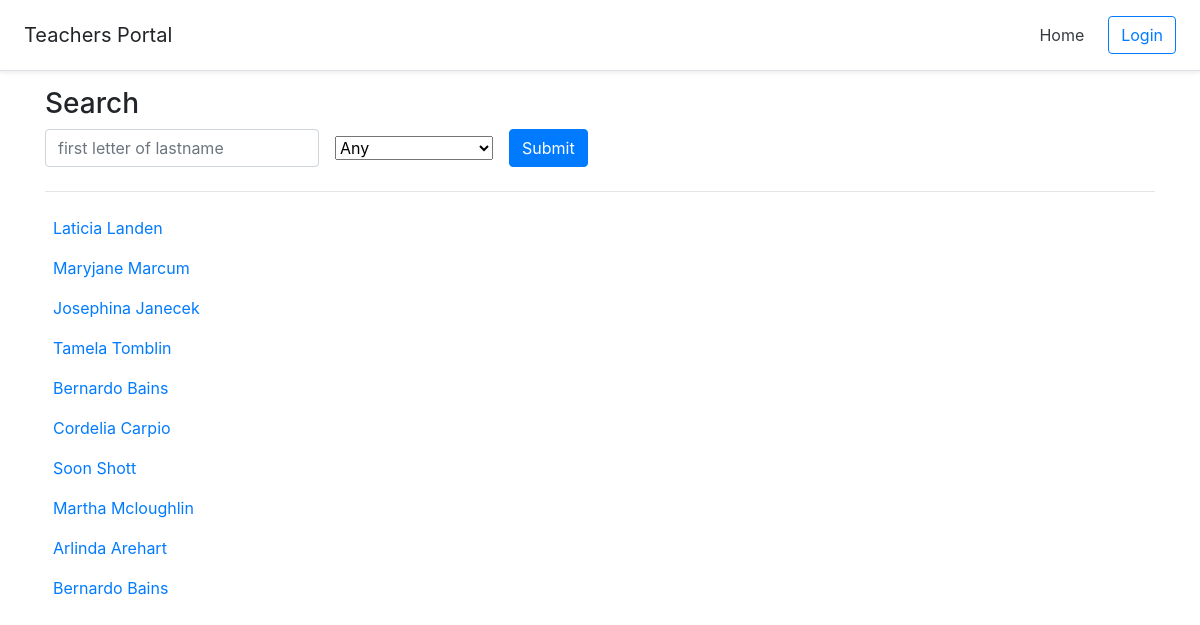
The page / on the database its author committed.
### teacher/models.py (models this page shows, shortened)
class Teacher(models.Model):
    first_name = models.CharField(default='', max_length=250)
    last_name = models.CharField(default='', max_length=250)
    profile_picture = models.ImageField(upload_to="dp/", default='dp/None/no-img.png')
    email_address = models.EmailField(max_length=254, unique=True)
    phone_regex = RegexValidator(regex=r'^\+?1?\d{9,15}$',
        message="Phone number must be entered in the format: '+999-999-999-999'. Up to 15 digits allowed.")
    phone_number = models.CharField(validators=[phone_regex], max_length=17, blank=True)
    room_number = models.CharField(default='', max_length=250)

### teacher/views/teacher_views.py (the view)
# urls.py: path('', view.teacher_list, name="teacherlist"),
def teacher_list(request):
    subjects = Subject.objects.all()
    teachers = Teacher.objects.all()
    if request.method == 'GET':
        first_letter = request.GET.get('fletter')
        subject = request.GET.get('subject')
        if first_letter or subject:
            if first_letter:
                teachers = teachers.filter(last_name__istartswith=first_letter[0])
            elif subject:
                teachers = teachers.select_related()
                teachers = teachers.filter(subject_taught__subject__pk=subject).distinct()
    context = {
        'subjects': subjects,
        'teachers': teachers
    }
    return render(request, 'teacher/teacher_list.html', context)

### teacher/templates/teacher/teacher_list.html (shortened to what this page needs)
{% extends 'teacher/base.html' %}
{% load static %}
{% block body %}
<h3>Search</h3>
<form method="GET" class="form-inline">
    <div class="form-group mb-2">
        <input  id="fletter" type="text" class="form-control" name="fletter"  maxlength="1" placeholder="first letter of lastname" >
    </div>
    <div class="form-group mx-sm-3 mb-2">
        <select name="subject" id="subject">
            <option value="" >Any</option>
        </select>
    </div>
    <button id="search_submit" class="btn btn-primary mb-2" type="submit" >Submit</button>
</form>
<hr>
<div class="row">
    {% for teacher in teachers %}
        <div class="col-md-12">
            <div class=" p-2">
                <a href="{% url 'teacher:teacherdetail' teacher.id %}">{{teacher.first_name | title}} {{teacher.last_name | title}}</a>
            </div>
        </div>
    {% empty %}
    <p>No data available</p>
    {% endfor %}
</div>
{% endblock %}

### rows shown on the page
Teacher: first_name "Laticia", last_name "Landen"
Teacher: first_name "Maryjane", last_name "Marcum"
Teacher: first_name "Josephina", last_name "Janecek"
Teacher: first_name "Tamela", last_name "Tomblin"
Teacher: first_name "Bernardo", last_name "Bains"
Teacher: first_name "Cordelia", last_name "Carpio"
Teacher: first_name "Soon", last_name "Shott"
Teacher: first_name "Martha", last_name "Mcloughlin"
Teacher: first_name "Arlinda", last_name "Arehart"
Teacher: first_name "Bernardo", last_name "Bains"
